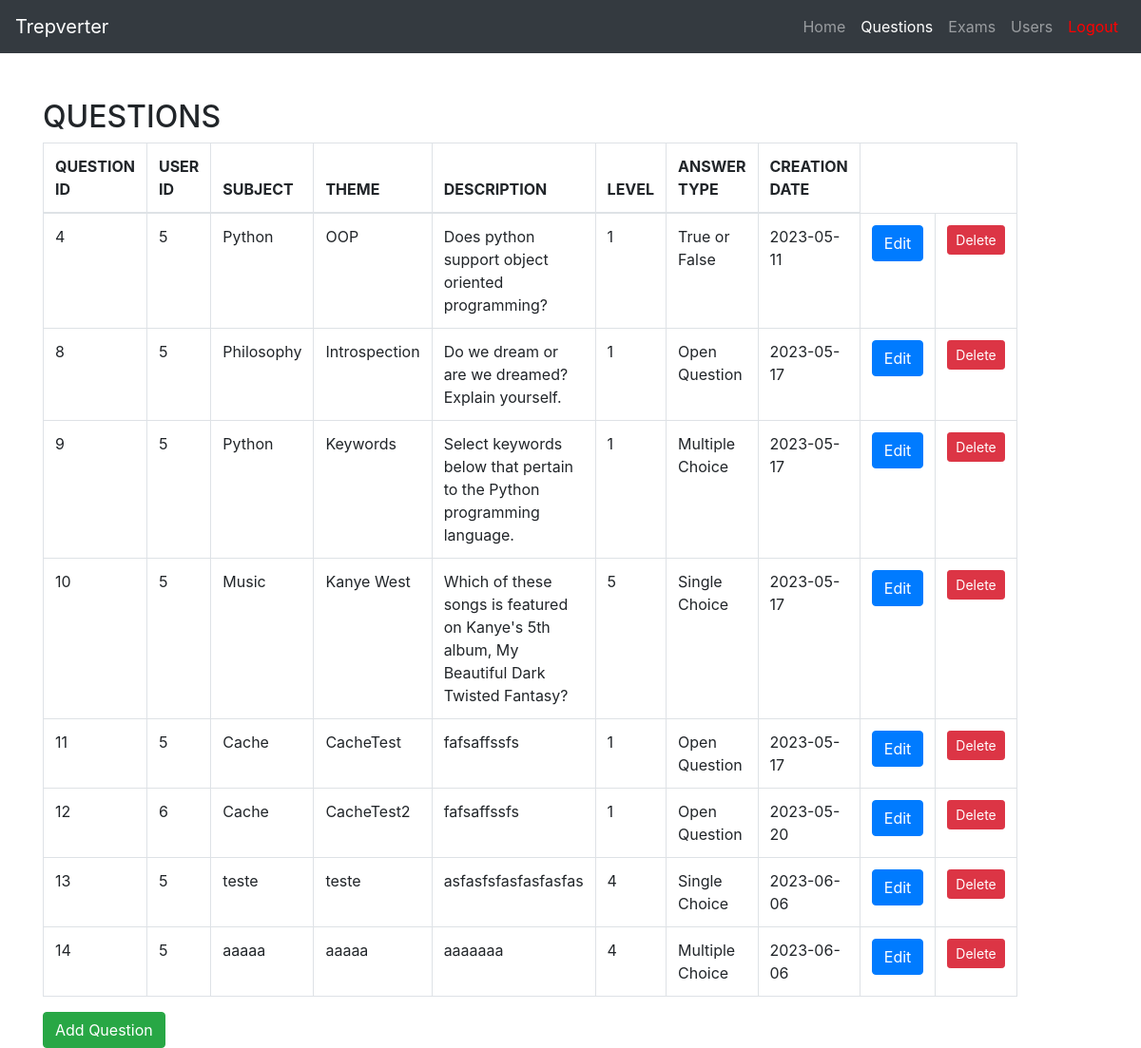
The app's page /questions (signed in), older data.
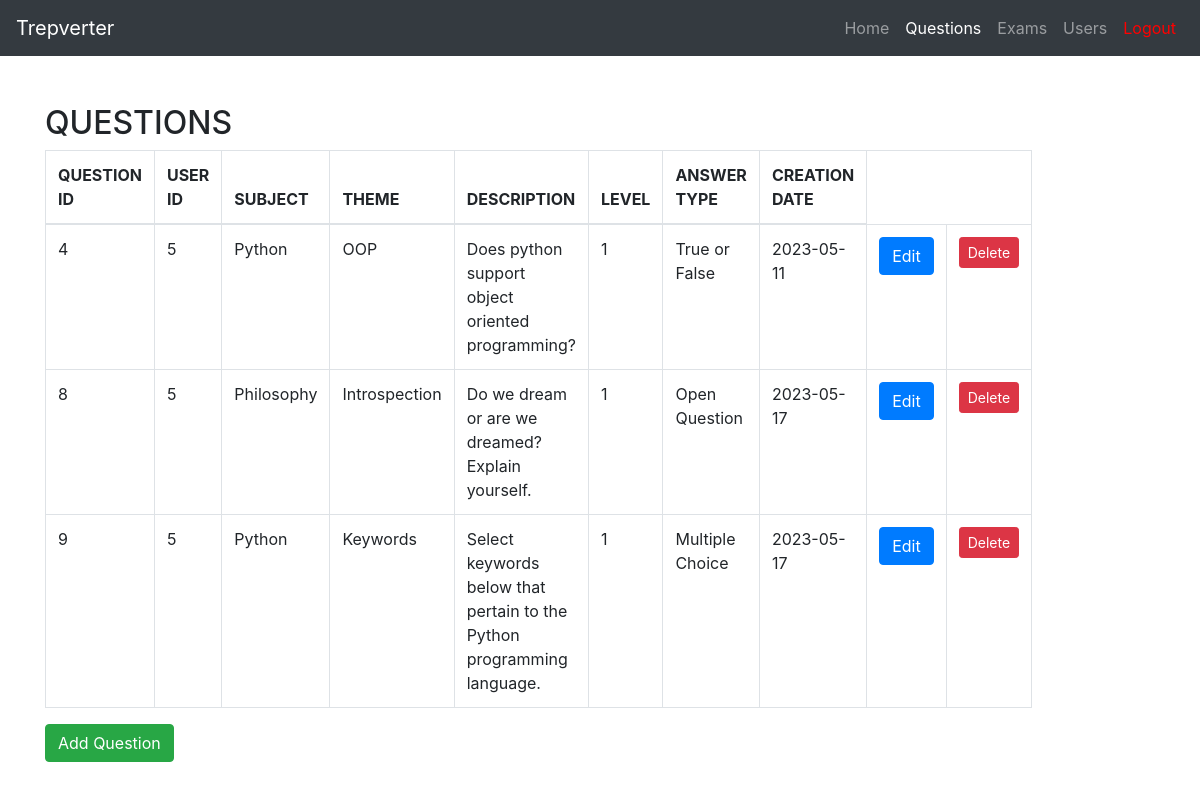
The same page, newer data.
### tables this page shows
CREATE TABLE questions (
	id INTEGER NOT NULL, 
	subject VARCHAR(64) NOT NULL, 
	theme VARCHAR(64) NOT NULL, 
	description VARCHAR NOT NULL, 
	level VARCHAR NOT NULL, 
	answer_type VARCHAR(20) NOT NULL, 
	creation_date DATE NOT NULL, 
	user_id INTEGER, 
	PRIMARY KEY (id), 
	FOREIGN KEY(user_id) REFERENCES users (id)
);

CREATE TABLE users (
	id INTEGER NOT NULL, 
	username VARCHAR(64) NOT NULL, 
	email VARCHAR(64) NOT NULL, 
	password VARCHAR NOT NULL, 
	first_access BOOLEAN NOT NULL, 
	role_id INTEGER, 
	PRIMARY KEY (id), 
	FOREIGN KEY(role_id) REFERENCES roles (id)
);

### views/main.py (the view)
@main.route('/questions', methods=['GET', 'POST'])
@login_required
@admin_teacher_login_required()
def questions():
    from cache import get_questions
    from forms import QuestionForm
    all_questions = get_questions()
    form = QuestionForm()
    if request.method == 'POST':
        from models.auth import auth_add_question
        return auth_add_question()
    return render_template('questions.html', questions=all_questions, form=form)

### app.py (called while the page is built)
@login_manager.user_loader
def load_user(user_id):
    from models.entities import User
    return User.query.get(int(user_id))

### cache.py (called while the page is built)
@cache.cached(timeout=60)
def get_questions():
    from models.entities import Question
    if cache.get('questions'):
        return cache.get('questions')
    questions = Question.show_all()
    for question in questions:
        question.user
    cache.set('questions', questions)
    return questions

### login_required.py (called while the page is built)
def admin_teacher_login_required():
    def decorator(view_func):
        from functools import wraps
        @wraps(view_func)
        def wrapper(*args, **kwargs):
            from flask_login import current_user
            if current_user.is_authenticated and str(current_user.role) == 'Admin' or str(current_user.role) == 'Teacher':
                return view_func(*args, **kwargs)
            else:
                flash("You don't have permission to access this page")
                return redirect(url_for('main.index'))
        return wrapper
    return decorator

### models/entities.py (called while the page is built)
    def __repr__(self):
        return f'{self.name}'

    @staticmethod
    def show_all():
        return Question.query.all()

### templates/questions.html (shortened to what this page needs)
{% import "bootstrap/wtf.html" as wtf %}
<!DOCTYPE html>
<html lang="en">
<head>
  <link rel="stylesheet" href="https://maxcdn.bootstrapcdn.com/bootstrap/4.0.0/css/bootstrap.min.css">
</head>
<body>
  <nav class="navbar navbar-expand-lg navbar-dark bg-dark">
    <a class="navbar-brand" href="#">Trepverter</a>
    <div class="collapse navbar-collapse" id="navbarNav">
      <ul class="navbar-nav ml-auto">
        <li class="nav-item">
          <a class="nav-link" href="{{url_for('main.index')}}">Home</a>
        </li>
        <li class="nav-item active">
            <a class="nav-link" href="{{url_for('main.questions')}}">Questions</a>
          </li>
        <li class="nav-item">
          <a class="nav-link" href="{{url_for('main.exams')}}">Exams</a>
        </li>
        <li class="nav-item">
            <a class="nav-link" href="{{url_for('main.users')}}">Users</a>
          </li>
        <li class="nav-item">
          <a class="nav-link" style = "color: red" href="{{url_for('auth.logout')}}">Logout</a>
        </li>
      </ul>
    </div>
  </nav>
  <div class="container mt-5">
    <div class="row">
      <div class="col-md-6">
        <h2>QUESTIONS</h2>
        <table class="table table-bordered table-hover">
          <thead>
              <tr>
                  <th scope="col">QUESTION ID</th>
                  <th scope="col">USER ID</th>
                  <th scope="col">SUBJECT</th>
                  <th scope="col">THEME</th>
                  <th scope="col">DESCRIPTION</th>
                  <th scope="col">LEVEL</th>
                  <th scope="col">ANSWER TYPE</th>
                  <th scope="col">CREATION DATE</th>
              </tr>
          </thead>
          <tbody>
          {% for question in questions %}
              <tr>
                  <td>{{question.id}}</td>
                  <td>{{question.user.id}}</td>
                  <td>{{question.subject}}</td>
                  <td>{{question.theme}}</td>
                  <td>{{question.description}}</td>
                  <td>{{question.level}}</td>
                  {% if question.answer_type == 'tf' %}
                    <td>True or False</td>
                  {% elif question.answer_type == 'op' %}
                    <td>Open Question</td>
                  {% elif question.answer_type == 'sc' %}
                    <td>Single Choice</td>
                  {% elif question.answer_type == 'mc' %}
                    <td>Multiple Choice</td>
                  {% endif %}
                  <td>{{question.creation_date}}</td>
                  <td><button type="button" onclick="location.href='questions/{{question.id}}'" class="btn btn-primary">Edit</button></td>
                  <td><button data-toggle="modal" data-target="#deleteModal" class="btn btn-sm btn-danger" data-question-id="{{ question.id }}">Delete</button></td>
              </tr>
          {% endfor %}
          </tbody>
      </table>
        <button type="button" class="btn btn-success" data-toggle="modal" data-target="#addQuestionModal">
          Add Question
        </button>
      </div>
    </div>
  </div>

Row changes from the older to the newer data that the page shows:
removed questions: id "10", user.id "5", subject "Music", theme "Kanye West", description "Which of these songs is featured on Kanye's 5th album, My Beautiful Dark Twisted Fantasy?", level "5", answer_type "Single Choice", creation_date "2023-05-17"
removed questions: id "11", user.id "5", subject "Cache", theme "CacheTest", description "fafsaffssfs", level "1", answer_type "Open Question", creation_date "2023-05-17"
removed questions: id "12", user.id "6", subject "Cache", theme "CacheTest2", description "fafsaffssfs", level "1", answer_type "Open Question", creation_date "2023-05-20"
removed questions: id "13", user.id "5", subject "teste", theme "teste", description "asfasfsfasfasfasfas", level "4", answer_type "Single Choice", creation_date "2023-06-06"
removed questions: id "14", user.id "5", subject "aaaaa", theme "aaaaa", description "aaaaaaa", level "4", answer_type "Multiple Choice", creation_date "2023-06-06"
